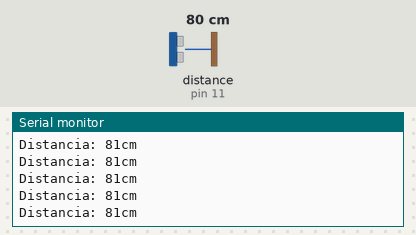
This sketch was run on a simulated Arduino Uno, built with avr-gcc and run on an emulated ATmega328P. Shown: the last lines printed to the serial monitor. Inputs (shaded band) come from the test bench; at power-on: distance to the obstacle (sensor on pin 11) 80 cm. The echo pulse lasts 58.3 µs per cm.

Above: at 13.2 s.
13.3 s: distance to the obstacle (sensor on pin 11) set to 253 cm
At 13.39 s:
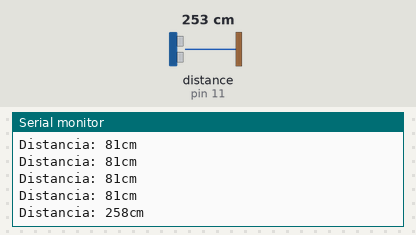
14.8 s: distance to the obstacle (sensor on pin 11) set to 261 cm
At 14.84 s:
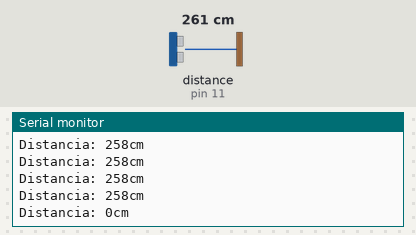
Timing chart, 0 to 17.3 s (numbered marks = the images above; inputs shaded):
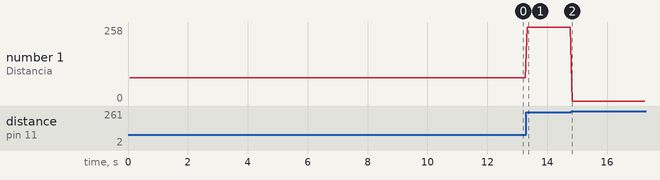

The sketch:

6-SensorHCSR04Libreria.ino
```cpp
// Sensor ultrasónico HC-SR04 con librería

#include <NewPing.h>

#define TRIGGER_PIN  12  // Pin del Arduino conectado al pin trigger del sensor ultrasónico.
#define ECHO_PIN     11  // Pin del Arduino conectado al pin echo del sensor ultrasónico.
#define MAX_DISTANCE 255 // Distancia máxima que queremos medir (en centímetros). La distancia máxima del sensor es de 400-500 cm.

NewPing sonar(TRIGGER_PIN, ECHO_PIN, MAX_DISTANCE); // Configuración de NewPing con los pines y la distancia máxima.

void setup() {
  Serial.begin(9600); // Abrir el monitor serial a 9600 baudios para ver los resultados del ping.
}

void loop() {
  delay(50);                     // Esperar 50 ms entre mediciones (aprox. 20 mediciones/seg). 29 ms es el menor tiempo recomendado entre mediciones.
  Serial.print("Distancia: ");
  Serial.print(sonar.ping_cm()); // Enviar ping, obtener distancia en cm e imprimir el resultado (0 = fuera del rango configurado)
  Serial.println("cm");
}
```

Measured:
- after the input at 13.3 s, the serial monitor: prints a new line at once (image 1)
- after the input at 14.8 s, the serial monitor: prints a new line at once (image 2)
- plotted number 1: 81 → 258 after the input at 13.3 s, 258 → 0 after the input at 14.8 s
